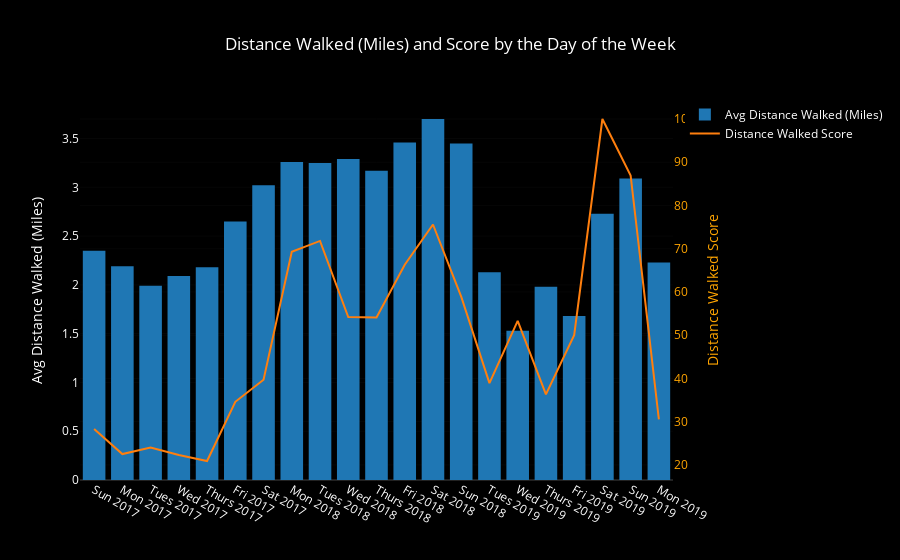

The cell this chart's notebook holds for it:
### Code cell
bars = go.Bar(x=dow_df.weekday_year, y=dow_df.mean_dist,
              name='Avg Distance Walked (Miles)', yaxis='y1')

score_line = go.Scatter(x=dow_df.weekday_year, y=dow_df.dist_score,
                        name='Distance Walked Score', yaxis='y2')

layout = go.Layout({'plot_bgcolor': 'black', 'paper_bgcolor': 'black',
                    'font': {'color': 'white'},
                    'title': 'Distance Walked (Miles) and Score by the Day of the Week ',
                    'yaxis': {'title': 'Avg Distance Walked (Miles)'},
                    'yaxis2': {'title': 'Distance Walked Score',
                               'titlefont': {'color': 'orange'},
                               'tickfont': {'color': 'orange'},
                               'overlaying': 'y',
                               'side': 'right'},
                   'xaxis': {'type': '-'}})

data = [bars, score_line]
fig = go.Figure(data=data, layout=layout)
iplot(fig)

### Figure 1 — Plotly figure (JSON) as saved in the notebook; plotly's stock layout.template omitted (floating-point values rounded to 4 significant figures)
{"data": [{"name": "Avg Distance Walked (Miles)", "type": "bar", "uid": "ea8130f5-f296-44e5-8e5e-9cebdbaf4776", "x": ["Sun 2017", "Mon 2017", "Tues 2017", "Wed 2017", "Thurs 2017", "Fri 2017", "Sat 2017", "Mon 2018", "Tues 2018", "Wed 2018", "Thurs 2018", "Fri 2018", "Sat 2018", "Sun 2018", "Tues 2019", "Wed 2019", "Thurs 2019", "Fri 2019", "Sat 2019", "Sun 2019", "Mon 2019"], "y": [2.35, 2.19, 1.99, 2.09, 2.18, 2.65, 3.02, 3.26, 3.25, 3.29, 3.17, 3.46, 3.7, 3.45, 2.13, 1.53, 1.98, 1.68, 2.73, 3.09, 2.23], "yaxis": "y"}, {"name": "Distance Walked Score", "type": "scatter", "uid": "4aa1c6a8-a071-4003-987e-49af6940639b", "x": ["Sun 2017", "Mon 2017", "Tues 2017", "Wed 2017", "Thurs 2017", "Fri 2017", "Sat 2017", "Mon 2018", "Tues 2018", "Wed 2018", "Thurs 2018", "Fri 2018", "Sat 2018", "Sun 2018", "Tues 2019", "Wed 2019", "Thurs 2019", "Fri 2019", "Sat 2019", "Sun 2019", "Mon 2019"], "y": [28.3, 22.5, 24, 22.3, 20.9, 34.6, 39.7, 69.3, 71.8, 54.2, 54.1, 66.3, 75.6, 58.9, 38.9, 53.3, 36.3, 50, 100, 86.9, 30.5], "yaxis": "y2"}], "layout": {"font": {"color": "white"}, "paper_bgcolor": "black", "plot_bgcolor": "black", "title": {"text": "Distance Walked (Miles) and Score by the Day of the Week "}, "xaxis": {"type": "-"}, "yaxis": {"title": {"text": "Avg Distance Walked (Miles)"}}, "yaxis2": {"overlaying": "y", "side": "right", "tickfont": {"color": "orange"}, "title": {"font": {"color": "orange"}, "text": "Distance Walked Score"}}}}
